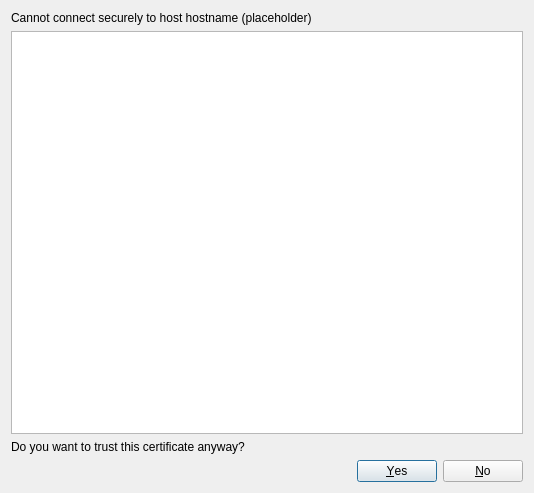
<?xml version="1.0" encoding="UTF-8"?>
<ui version="4.0">
 <class>CUR::TlsErrorDialog</class>
 <widget class="QDialog" name="CUR::TlsErrorDialog">
  <property name="geometry">
   <rect>
    <x>0</x>
    <y>0</y>
    <width>534</width>
    <height>493</height>
   </rect>
  </property>
  <property name="windowTitle">
   <string>TLS Certificate Error</string>
  </property>
  <layout class="QVBoxLayout" name="verticalLayout">
   <item>
    <widget class="QLabel" name="hostnameLabel">
     <property name="sizePolicy">
      <sizepolicy hsizetype="Preferred" vsizetype="Maximum">
       <horstretch>0</horstretch>
       <verstretch>0</verstretch>
      </sizepolicy>
     </property>
     <property name="text">
      <string notr="true">Cannot connect securely to host hostname (placeholder)</string>
     </property>
    </widget>
   </item>
   <item>
    <widget class="QTextBrowser" name="textBrowser"/>
   </item>
   <item>
    <widget class="QLabel" name="label">
     <property name="sizePolicy">
      <sizepolicy hsizetype="Preferred" vsizetype="Maximum">
       <horstretch>0</horstretch>
       <verstretch>0</verstretch>
      </sizepolicy>
     </property>
     <property name="text">
      <string>Do you want to trust this certificate anyway?</string>
     </property>
    </widget>
   </item>
   <item>
    <widget class="QDialogButtonBox" name="buttonBox">
     <property name="standardButtons">
      <set>QDialogButtonBox::No|QDialogButtonBox::Yes</set>
     </property>
    </widget>
   </item>
  </layout>
 </widget>
 <resources/>
 <connections/>
</ui>
